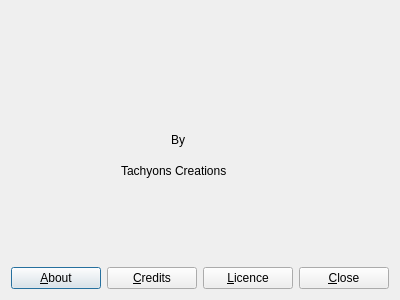
<?xml version="1.0" encoding="UTF-8"?>
<ui version="4.0">
 <class>About</class>
 <widget class="QDialog" name="About">
  <property name="geometry">
   <rect>
    <x>0</x>
    <y>0</y>
    <width>400</width>
    <height>300</height>
   </rect>
  </property>
  <property name="windowTitle">
   <string>About</string>
  </property>
  <layout class="QVBoxLayout" name="verticalLayout">
   <item>
    <widget class="QStackedWidget" name="about">
     <property name="currentIndex">
      <number>0</number>
     </property>
     <widget class="QWidget" name="page">
      <widget class="QLabel" name="label_2">
       <property name="geometry">
        <rect>
         <x>160</x>
         <y>120</y>
         <width>67</width>
         <height>17</height>
        </rect>
       </property>
       <property name="text">
        <string>By</string>
       </property>
      </widget>
      <widget class="QLabel" name="label_3">
       <property name="geometry">
        <rect>
         <x>110</x>
         <y>150</y>
         <width>181</width>
         <height>20</height>
        </rect>
       </property>
       <property name="text">
        <string>Tachyons Creations</string>
       </property>
      </widget>
      <widget class="QLabel" name="label_4">
       <property name="geometry">
        <rect>
         <x>40</x>
         <y>0</y>
         <width>301</width>
         <height>161</height>
        </rect>
       </property>
       <property name="text">
        <string>&lt;!DOCTYPE HTML PUBLIC &quot;-//W3C//DTD HTML 4.0//EN&quot; &quot;http://www.w3.org/TR/REC-html40/strict.dtd&quot;&gt;
&lt;html&gt;&lt;head&gt;&lt;meta name=&quot;qrichtext&quot; content=&quot;1&quot; /&gt;&lt;style type=&quot;text/css&quot;&gt;
p, li { white-space: pre-wrap; }
&lt;/style&gt;&lt;/head&gt;&lt;body style=&quot; font-family:'Sans Serif'; font-size:9pt; font-weight:400; font-style:normal;&quot;&gt;
&lt;p align=&quot;center&quot; style=&quot; margin-top:12px; margin-bottom:12px; margin-left:0px; margin-right:0px; -qt-block-indent:0; text-indent:0px;&quot;&gt;&lt;img src=&quot;:/new/prefix1/misc/olam.png&quot; height=&quot;60&quot; /&gt;&lt;span style=&quot; font-family:'Ubuntu'; font-size:11pt;&quot;&gt;	&lt;/span&gt;&lt;/p&gt;&lt;/body&gt;&lt;/html&gt;</string>
       </property>
      </widget>
     </widget>
     <widget class="QWidget" name="page_3">
      <layout class="QVBoxLayout" name="verticalLayout_2">
       <item>
        <widget class="QTabWidget" name="tabWidget">
         <property name="currentIndex">
          <number>0</number>
         </property>
         <widget class="QWidget" name="tab">
          <attribute name="title">
           <string>Written By</string>
          </attribute>
          <layout class="QHBoxLayout" name="horizontalLayout_2">
           <item>
            <widget class="QListWidget" name="listWidget">
             <item>
              <property name="text">
               <string>Aboobacker MK (Qt ui)</string>
              </property>
             </item>
             <item>
              <property name="text">
               <string>Kailash Nadh (Database)</string>
              </property>
             </item>
            </widget>
           </item>
          </layout>
         </widget>
         <widget class="QWidget" name="tab_2">
          <attribute name="title">
           <string>Art work by</string>
          </attribute>
          <layout class="QVBoxLayout" name="verticalLayout_4">
           <item>
            <widget class="QListWidget" name="listWidget_2">
             <item>
              <property name="text">
               <string>Aboobacker MK</string>
              </property>
             </item>
            </widget>
           </item>
          </layout>
         </widget>
        </widget>
       </item>
      </layout>
     </widget>
     <widget class="QWidget" name="page_4">
      <layout class="QVBoxLayout" name="verticalLayout_5">
       <item>
        <widget class="QPlainTextEdit" name="plain">
         <property name="readOnly">
          <bool>true</bool>
         </property>
         <property name="plainText">
          <string notr="true">Olam is free software; you can redistribute it and/or modify it under the terms of the GNU General Public License as published by the Free Software Foundation; either version 3 of the License, or (at your option) any later version.

Olam is distributed in the hope that it will be useful,
but WITHOUT ANY WARRANTY; without even the implied warranty of
MERCHANTABILITY or FITNESS FOR A PARTICULAR PURPOSE.  See the
GNU General Public License for more details.

You should have received a copy of the GNU General Public License
along with Format Junkie; if not, write to the Free Software Foundation, Inc.,
51 Franklin Street, Fifth Floor, Boston, MA 02110-1301, USA

For further information you can also visit http://www.gnu.org/licenses/gpl.html</string>
         </property>
        </widget>
       </item>
      </layout>
     </widget>
     <widget class="QWidget" name="page_2"/>
    </widget>
   </item>
   <item>
    <layout class="QHBoxLayout" name="horizontalLayout">
     <item>
      <widget class="QPushButton" name="about_button">
       <property name="text">
        <string>&amp;About</string>
       </property>
      </widget>
     </item>
     <item>
      <widget class="QPushButton" name="credits_button">
       <property name="text">
        <string>&amp;Credits</string>
       </property>
      </widget>
     </item>
     <item>
      <widget class="QPushButton" name="license_button">
       <property name="text">
        <string>&amp;Licence</string>
       </property>
      </widget>
     </item>
     <item>
      <widget class="QPushButton" name="close_button">
       <property name="text">
        <string>&amp;Close</string>
       </property>
      </widget>
     </item>
    </layout>
   </item>
  </layout>
 </widget>
 <resources/>
 <connections/>
</ui>
